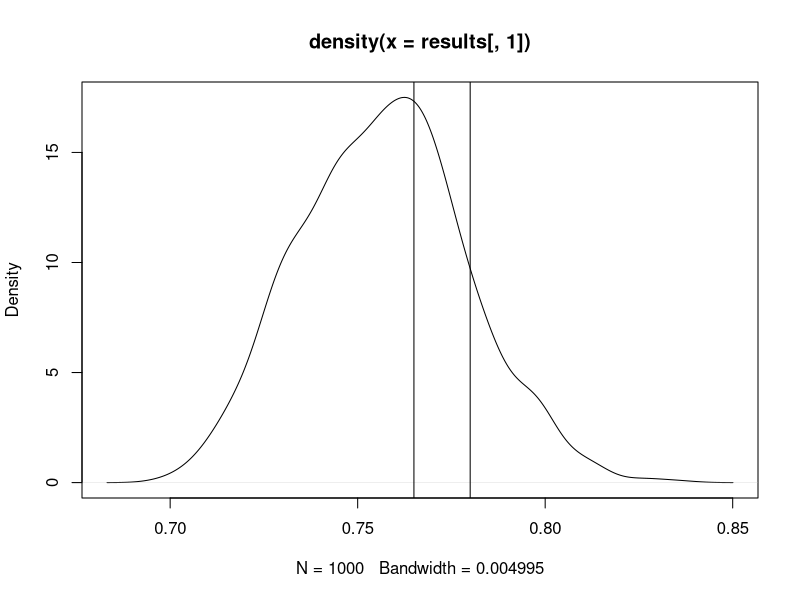

Source code (R):

setwd("/Users/lorrainelu/Documents/GitHub/longitudinal_causal_analysis")

library(xtable)

results<-read.table("Nov30binrun.txt")
results<-results[,-c(1,2)]

results1<-read.table("Dec1binrun.txt")[,2]
results<-cbind(results1, results)

tablerow <- function(estimator, pevalues, vevalues, truevalue, cilvalues=NULL, ciuvalues=NULL) {
  return(data.frame(Estimator=estimator,
                    Mean=mean(pevalues),
                    RB=100.0 * mean((pevalues - truevalue)/abs(truevalue)),
                    # RB2=100.0 * median((pevalues - truevalue)/abs(truevalue)),
                    SD=sd(pevalues),
                    SE=mean(vevalues),
                    SERB=100.0 * (mean(vevalues) - sd(pevalues))/sd(pevalues),
                    CP=ifelse(is.null(cilvalues),
                              100.00 * mean((truevalue > (pevalues + qnorm(0.025) * vevalues)) & (truevalue < (pevalues + qnorm(0.975) * vevalues))),
                              100.00 * mean((truevalue > cilvalues) & (truevalue < ciuvalues)))
                    # ,CP_L=ifelse(is.null(cilvalues),
                    #             mean((pevalues) + qnorm(0.025) * sqrt(vevalues)),
                    #             mean(cilvalues)),
                    # CP_U=ifelse(is.null(cilvalues),
                    #             mean(pevalues) + qnorm(0.975) * mean(sqrt(vevalues)),
                    #             mean(ciuvalues))
  ))
}


tab <- NULL
tab <- rbind(tab,tablerow(estimator=c('MSM:simulation'), pevalues=results[,14], 
                          vevalues=results[,15], truevalue=results[,1], 
                          cilvalues=results[,16], ciuvalues=results[,17]))
tab <- rbind(tab,tablerow(estimator=c('MSM:kitchen sink'), pevalues=results[,18], 
                          vevalues=results[,19], truevalue=results[,1], 
                          cilvalues=results[,20], ciuvalues=results[,21]))
tab <- rbind(tab,tablerow('g-comp', results[,2], results[,3], results[,1], 
                          cilvalues=results[,4], ciuvalues=results[,5]))
tab <- rbind(tab, tablerow('tlme', results[,6], results[,7], results[,1],
                           cilvalues=results[,8], ciuvalues=results[,9]))
tab <- rbind(tab, tablerow('tlmesuper', results[,10], results[,11], results[,1],
                           cilvalues=results[,12], ciuvalues=results[,13]))

for (i in 1:ncol(tab))
  if (is.numeric(tab[,i]))
    tab[,i] <- round(tab[,i], 5)
#tab[1,6]<-NA
print(tab)
# 
# xtable(tab)

mode <- function(x){
  uniqv <- unique(x)
  uniqv[which.max(tabulate(match(x, uniqv)))]
}
mode(results[,1])

plot(density(results[,1]))
abline(v=0.78)
abline(v=0.765)
